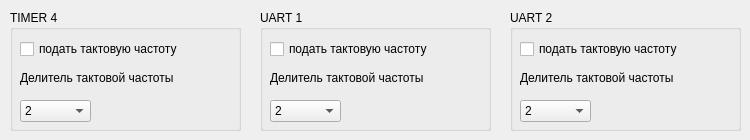
      <widget class="QWidget" name="tab_13">
       <attribute name="title">
        <string>UART</string>
       </attribute>
       <widget class="QGroupBox" name="groupBox_20">
        <property name="geometry">
         <rect>
          <x>10</x>
          <y>10</y>
          <width>231</width>
          <height>121</height>
         </rect>
        </property>
        <property name="title">
         <string>TIMER 4</string>
        </property>
        <widget class="QCheckBox" name="checkBox_75">
         <property name="geometry">
          <rect>
           <x>10</x>
           <y>30</y>
           <width>171</width>
           <height>18</height>
          </rect>
         </property>
         <property name="text">
          <string>подать тактовую частоту</string>
         </property>
        </widget>
        <widget class="QLabel" name="label_26">
         <property name="geometry">
          <rect>
           <x>10</x>
           <y>60</y>
           <width>171</width>
           <height>16</height>
          </rect>
         </property>
         <property name="text">
          <string>Делитель тактовой частоты</string>
         </property>
        </widget>
        <widget class="QComboBox" name="comboBox_23">
         <property name="geometry">
          <rect>
           <x>10</x>
           <y>90</y>
           <width>71</width>
           <height>22</height>
          </rect>
         </property>
         <item>
          <property name="text">
           <string>2</string>
          </property>
         </item>
         <item>
          <property name="text">
           <string>4</string>
          </property>
         </item>
         <item>
          <property name="text">
           <string>8</string>
          </property>
         </item>
         <item>
          <property name="text">
           <string>16</string>
          </property>
         </item>
         <item>
          <property name="text">
           <string>32</string>
          </property>
         </item>
         <item>
          <property name="text">
           <string>64</string>
          </property>
         </item>
         <item>
          <property name="text">
           <string>128</string>
          </property>
         </item>
        </widget>
       </widget>
       <widget class="QGroupBox" name="groupBox_21">
        <property name="geometry">
         <rect>
          <x>260</x>
          <y>10</y>
          <width>231</width>
          <height>121</height>
         </rect>
        </property>
        <property name="title">
         <string>UART 1</string>
        </property>
        <widget class="QCheckBox" name="checkBox_77">
         <property name="geometry">
          <rect>
           <x>10</x>
           <y>30</y>
           <width>171</width>
           <height>18</height>
          </rect>
         </property>
         <property name="text">
          <string>подать тактовую частоту</string>
         </property>
        </widget>
        <widget class="QLabel" name="label_28">
         <property name="geometry">
          <rect>
           <x>10</x>
           <y>60</y>
           <width>171</width>
           <height>16</height>
          </rect>
         </property>
         <property name="text">
          <string>Делитель тактовой частоты</string>
         </property>
        </widget>
        <widget class="QComboBox" name="comboBox_25">
         <property name="geometry">
          <rect>
           <x>10</x>
           <y>90</y>
           <width>71</width>
           <height>22</height>
          </rect>
         </property>
         <item>
          <property name="text">
           <string>2</string>
          </property>
         </item>
         <item>
          <property name="text">
           <string>4</string>
          </property>
         </item>
         <item>
          <property name="text">
           <string>8</string>
          </property>
         </item>
         <item>
          <property name="text">
           <string>16</string>
          </property>
         </item>
         <item>
          <property name="text">
           <string>32</string>
          </property>
         </item>
         <item>
          <property name="text">
           <string>64</string>
          </property>
         </item>
         <item>
          <property name="text">
           <string>128</string>
          </property>
         </item>
        </widget>
       </widget>
       <widget class="QGroupBox" name="groupBox_22">
        <property name="geometry">
         <rect>
          <x>510</x>
          <y>10</y>
          <width>231</width>
          <height>121</height>
         </rect>
        </property>
        <property name="title">
         <string>UART 2</string>
        </property>
        <widget class="QCheckBox" name="checkBox_79">
         <property name="geometry">
          <rect>
           <x>10</x>
           <y>30</y>
           <width>171</width>
           <height>18</height>
          </rect>
         </property>
         <property name="text">
          <string>подать тактовую частоту</string>
         </property>
        </widget>
        <widget class="QLabel" name="label_30">
         <property name="geometry">
          <rect>
           <x>10</x>
           <y>60</y>
           <width>171</width>
           <height>16</height>
          </rect>
         </property>
         <property name="text">
          <string>Делитель тактовой частоты</string>
         </property>
        </widget>
        <widget class="QComboBox" name="comboBox_27">
         <property name="geometry">
          <rect>
           <x>10</x>
           <y>90</y>
           <width>71</width>
           <height>22</height>
          </rect>
         </property>
         <item>
          <property name="text">
           <string>2</string>
          </property>
         </item>
         <item>
          <property name="text">
           <string>4</string>
          </property>
         </item>
         <item>
          <property name="text">
           <string>8</string>
          </property>
         </item>
         <item>
          <property name="text">
           <string>16</string>
          </property>
         </item>
         <item>
          <property name="text">
           <string>32</string>
          </property>
         </item>
         <item>
          <property name="text">
           <string>64</string>
          </property>
         </item>
         <item>
          <property name="text">
           <string>128</string>
          </property>
         </item>
        </widget>
       </widget>
      </widget>
